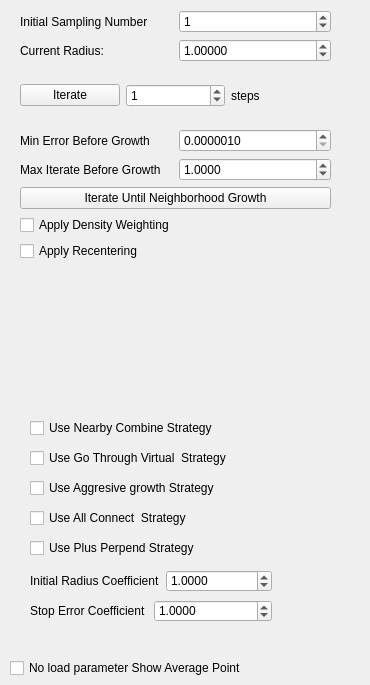
   <widget class="QWidget" name="tab_4">
    <attribute name="title">
     <string>Advance Settings</string>
    </attribute>
    <widget class="QWidget" name="layoutWidget">
     <property name="geometry">
      <rect>
       <x>20</x>
       <y>10</y>
       <width>311</width>
       <height>251</height>
      </rect>
     </property>
     <layout class="QVBoxLayout" name="verticalLayout_2">
      <item>
       <layout class="QHBoxLayout" name="horizontalLayout_31">
        <item>
         <widget class="QLabel" name="label_30">
          <property name="text">
           <string>Initial Sampling Number</string>
          </property>
         </widget>
        </item>
        <item>
         <widget class="QDoubleSpinBox" name="skeleton_downsample_num">
          <property name="decimals">
           <number>0</number>
          </property>
          <property name="maximum">
           <double>10000.000000000000000</double>
          </property>
          <property name="singleStep">
           <double>1.000000000000000</double>
          </property>
          <property name="value">
           <double>1.000000000000000</double>
          </property>
         </widget>
        </item>
       </layout>
      </item>
      <item>
       <layout class="QHBoxLayout" name="horizontalLayout">
        <item>
         <widget class="QLabel" name="label">
          <property name="text">
           <string>Current Radius:</string>
          </property>
         </widget>
        </item>
        <item>
         <widget class="QDoubleSpinBox" name="radius">
          <property name="decimals">
           <number>5</number>
          </property>
          <property name="minimum">
           <double>0.000010000000000</double>
          </property>
          <property name="maximum">
           <double>1000.000000000000000</double>
          </property>
          <property name="singleStep">
           <double>0.010000000000000</double>
          </property>
          <property name="value">
           <double>1.000000000000000</double>
          </property>
         </widget>
        </item>
       </layout>
      </item>
      <item>
       <layout class="QHBoxLayout" name="horizontalLayout_6">
        <item>
         <widget class="QPushButton" name="Auto_Wlop_One_Step_2">
          <property name="text">
           <string>Iterate</string>
          </property>
         </widget>
        </item>
        <item>
         <widget class="QSpinBox" name="iter_click_num_2">
          <property name="maximum">
           <number>1000</number>
          </property>
          <property name="value">
           <number>1</number>
          </property>
         </widget>
        </item>
        <item>
         <widget class="QLabel" name="label_7">
          <property name="text">
           <string>steps</string>
          </property>
         </widget>
        </item>
       </layout>
      </item>
      <item>
       <layout class="QHBoxLayout" name="horizontalLayout_33">
        <item>
         <widget class="QLabel" name="label_32">
          <property name="text">
           <string>Min Error Before Growth</string>
          </property>
         </widget>
        </item>
        <item>
         <widget class="QDoubleSpinBox" name="Stop_And_Grow_Error_3">
          <property name="decimals">
           <number>7</number>
          </property>
          <property name="minimum">
           <double>0.000001000000000</double>
          </property>
          <property name="maximum">
           <double>1000.000000000000000</double>
          </property>
          <property name="singleStep">
           <double>0.100000000000000</double>
          </property>
          <property name="value">
           <double>0.000001000000000</double>
          </property>
         </widget>
        </item>
       </layout>
      </item>
      <item>
       <layout class="QHBoxLayout" name="horizontalLayout_34">
        <item>
         <widget class="QLabel" name="label_33">
          <property name="text">
           <string>Max Iterate Before Growth</string>
          </property>
         </widget>
        </item>
        <item>
         <widget class="QDoubleSpinBox" name="Max_Iterate_Time_3">
          <property name="decimals">
           <number>4</number>
          </property>
          <property name="maximum">
           <double>1000.000000000000000</double>
          </property>
          <property name="singleStep">
           <double>0.100000000000000</double>
          </property>
          <property name="value">
           <double>1.000000000000000</double>
          </property>
         </widget>
        </item>
       </layout>
      </item>
      <item>
       <widget class="QPushButton" name="skeleton_run_until_growth">
        <property name="text">
         <string>Iterate Until Neighborhood Growth</string>
        </property>
       </widget>
      </item>
      <item>
       <widget class="QCheckBox" name="compute_density_2">
        <property name="text">
         <string>Apply Density Weighting</string>
        </property>
       </widget>
      </item>
      <item>
       <widget class="QCheckBox" name="need_compute_recentering">
        <property name="text">
         <string>Apply Recentering</string>
        </property>
       </widget>
      </item>
     </layout>
    </widget>
    <widget class="QCheckBox" name="use_nearby_combine_strategy">
     <property name="geometry">
      <rect>
       <x>30</x>
       <y>420</y>
       <width>201</width>
       <height>16</height>
      </rect>
     </property>
     <property name="text">
      <string>Use Nearby Combine Strategy</string>
     </property>
    </widget>
    <widget class="QCheckBox" name="use_go_through_strategy">
     <property name="geometry">
      <rect>
       <x>30</x>
       <y>450</y>
       <width>231</width>
       <height>16</height>
      </rect>
     </property>
     <property name="text">
      <string>Use Go Through Virtual  Strategy</string>
     </property>
    </widget>
    <widget class="QCheckBox" name="use_aggresive_growth_strategy">
     <property name="geometry">
      <rect>
       <x>30</x>
       <y>480</y>
       <width>201</width>
       <height>16</height>
      </rect>
     </property>
     <property name="text">
      <string>Use Aggresive growth Strategy</string>
     </property>
    </widget>
    <widget class="QWidget" name="layoutWidget_17">
     <property name="geometry">
      <rect>
       <x>30</x>
       <y>570</y>
       <width>242</width>
       <height>22</height>
      </rect>
     </property>
     <layout class="QHBoxLayout" name="horizontalLayout_30">
      <item>
       <widget class="QLabel" name="label_29">
        <property name="text">
         <string>Initial Radius Coefficient</string>
        </property>
       </widget>
      </item>
      <item>
       <widget class="QDoubleSpinBox" name="skeleton_initial_radius_para">
        <property name="decimals">
         <number>4</number>
        </property>
        <property name="maximum">
         <double>1000.000000000000000</double>
        </property>
        <property name="singleStep">
         <double>0.100000000000000</double>
        </property>
        <property name="value">
         <double>1.000000000000000</double>
        </property>
       </widget>
      </item>
     </layout>
    </widget>
    <widget class="QWidget" name="layoutWidget_18">
     <property name="geometry">
      <rect>
       <x>30</x>
       <y>600</y>
       <width>242</width>
       <height>22</height>
      </rect>
     </property>
     <layout class="QHBoxLayout" name="horizontalLayout_32">
      <item>
       <widget class="QLabel" name="label_31">
        <property name="text">
         <string>Stop Error Coefficient</string>
        </property>
       </widget>
      </item>
      <item>
       <widget class="QDoubleSpinBox" name="skeleton_stop_error_para">
        <property name="decimals">
         <number>4</number>
        </property>
        <property name="maximum">
         <double>1000.000000000000000</double>
        </property>
        <property name="singleStep">
         <double>0.100000000000000</double>
        </property>
        <property name="value">
         <double>1.000000000000000</double>
        </property>
       </widget>
      </item>
     </layout>
    </widget>
    <widget class="QCheckBox" name="use_plus_perpend_strategy">
     <property name="geometry">
      <rect>
       <x>30</x>
       <y>540</y>
       <width>201</width>
       <height>16</height>
      </rect>
     </property>
     <property name="text">
      <string>Use Plus Perpend Strategy</string>
     </property>
    </widget>
    <widget class="QCheckBox" name="use_all_connect_strategy">
     <property name="geometry">
      <rect>
       <x>30</x>
       <y>510</y>
       <width>231</width>
       <height>16</height>
      </rect>
     </property>
     <property name="text">
      <string>Use All Connect  Strategy</string>
     </property>
    </widget>
    <widget class="QCheckBox" name="Show_Average_Point">
     <property name="geometry">
      <rect>
       <x>10</x>
       <y>660</y>
       <width>351</width>
       <height>16</height>
      </rect>
     </property>
     <property name="text">
      <string>No load parameter Show Average Point</string>
     </property>
    </widget>
   </widget>
